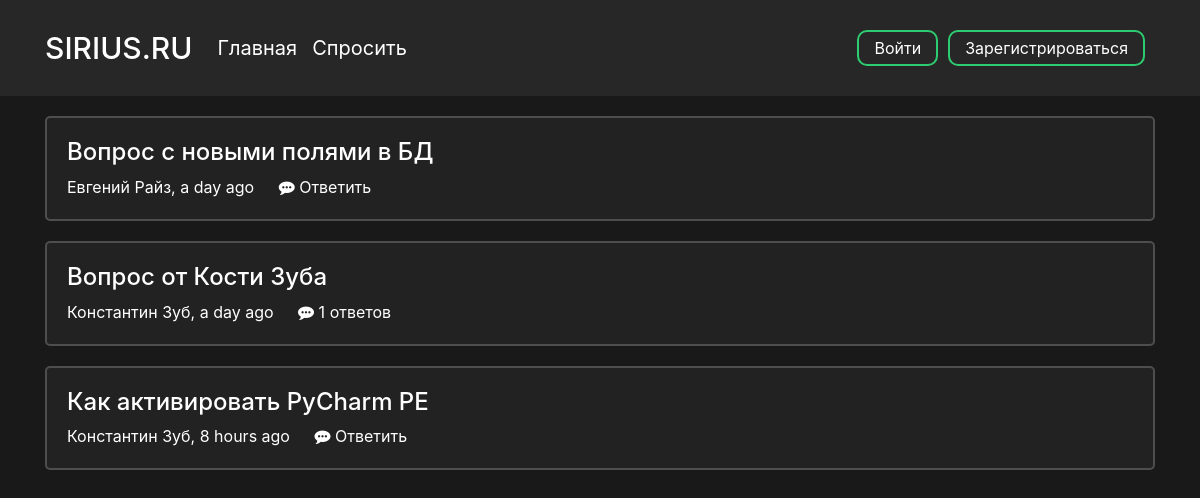
Page /main on the earlier database version.
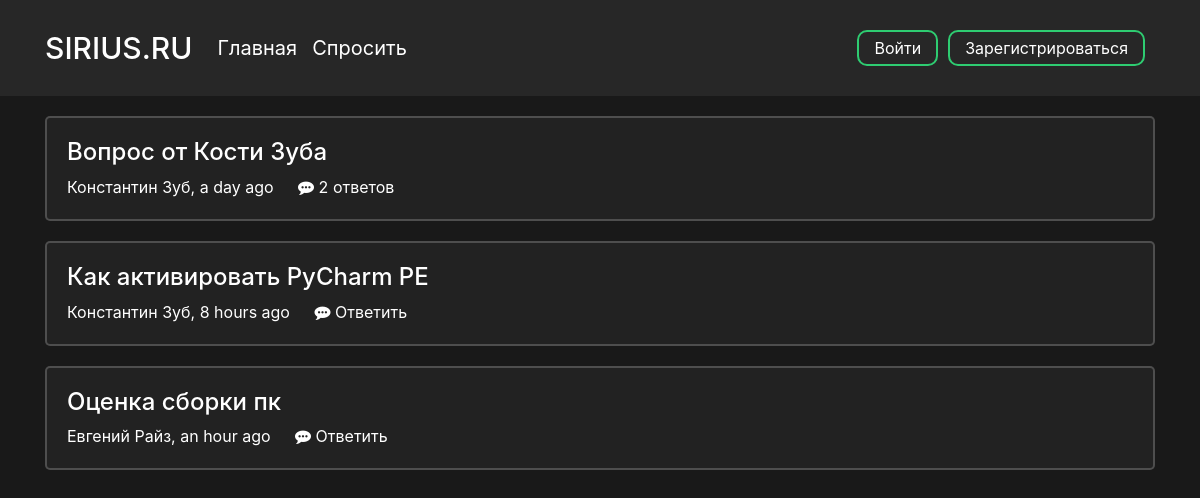
Same page on the later database version.
### data/questions.py (models this page shows)
class Question(SqlAlchemyBase):
    __tablename__ = 'questions'
    id = sqlalchemy.Column(sqlalchemy.Integer,
                           primary_key=True, autoincrement=True)
    title = sqlalchemy.Column(sqlalchemy.String)
    text = sqlalchemy.Column(sqlalchemy.String)
    user_id = sqlalchemy.Column(sqlalchemy.Integer,
                                sqlalchemy.ForeignKey("users.id"))
    user = orm.relation('User')
    created_date = sqlalchemy.Column(sqlalchemy.DateTime,
                                      default=datetime.datetime.utcnow)
    def get_answers(self):
        from data import db_session
        db_sess = db_session.create_session()
        answers= db_sess.query(Answer).filter(Answer.question_id == self.id).all()
        return answers

### data/users.py (models this page shows, shortened)
class User(SqlAlchemyBase, UserMixin):
    __tablename__ = 'users'
    id = sqlalchemy.Column(sqlalchemy.Integer,
                           primary_key=True, autoincrement=True)
    surname = sqlalchemy.Column(sqlalchemy.String, nullable=True)
    name = sqlalchemy.Column(sqlalchemy.String, nullable=True)
    image_file = sqlalchemy.Column(sqlalchemy.String, nullable=False, default='default.jpg')
    age = sqlalchemy.Column(sqlalchemy.Integer, nullable=True)
    country = sqlalchemy.Column(sqlalchemy.String, nullable=True)
    city = sqlalchemy.Column(sqlalchemy.String, nullable=True)
    email = sqlalchemy.Column(sqlalchemy.String,
                              index=True, unique=True, nullable=True)
    hashed_password = sqlalchemy.Column(sqlalchemy.String, nullable=True)
    registration_date = sqlalchemy.Column(sqlalchemy.DateTime,
                                      default=datetime.datetime.utcnow)

### main.py (the view)
@app.route("/main", methods=["GET", "POST"])
def main_page():
    db_sess = db_session.create_session()
    questions = db_sess.query(Question).all()
    return render_template(
        "main.html",
        title="Ответы S1RIYS.RU",
        questions=questions,
    )

### data/db_session.py (called while the page is built)
def create_session() -> Session:
    global __factory
    return __factory()

### templates/main.html
<head>
    <link rel="stylesheet" type="text/css" href="{{ url_for('static', filename='css/main.css')}}">
</head>
{% extends "base.html" %}
{% block content %}
    <div class="questions">
        {% if questions|length == 0 %}
            <p class="nothing-to-show">Пока что здесь ничего нет</p>
        {% else %}
            {% for item in questions%}
                <div class="col-md6 question_card">
                    <h4><a href="{{ url_for('question_page', question_id = item.id) }}">{{item.title}}</a></h4>
                    <p class="author">
                        <a href="{{ url_for('profile_page', profile_id = item.user.id) }}">{{item.user.name}} {{item.user.surname}}</a>,
                        {{ moment(item.created_date).fromNow(refresh=True) }}
                    </p>
                    <p class="answers">
                        {% set answer_count = item.get_answers()|length %}
                        {% if answer_count == 0 %}
                        <a href="{{ url_for('question_page', question_id = item.id) }}#text">
                            <i class="fa fa-commenting" aria-hidden="true"></i>
                            Ответить
                        </a>
                        {% else %}
                        <a href="{{ url_for('question_page', question_id = item.id) }}#text">
                            <i class="fa fa-commenting" aria-hidden="true"></i>
                            {{ item.get_answers()|length }} ответов
                        </a>
                        {% endif %}
                    </p>
                </div>
            {% endfor %}
        {% endif %}
    </div>
{% endblock %}

Differences in the rows shown:
removed Question: title "Вопрос с новыми полями в БД", user.name "Евгений", user.surname "Райз", created_date "a day ago"
computed for Question "Вопрос от Кости Зуба": get_answers|length "1" → "2"
added Question: title "Оценка сборки пк", user.name "Евгений", user.surname "Райз", created_date "an hour ago"
